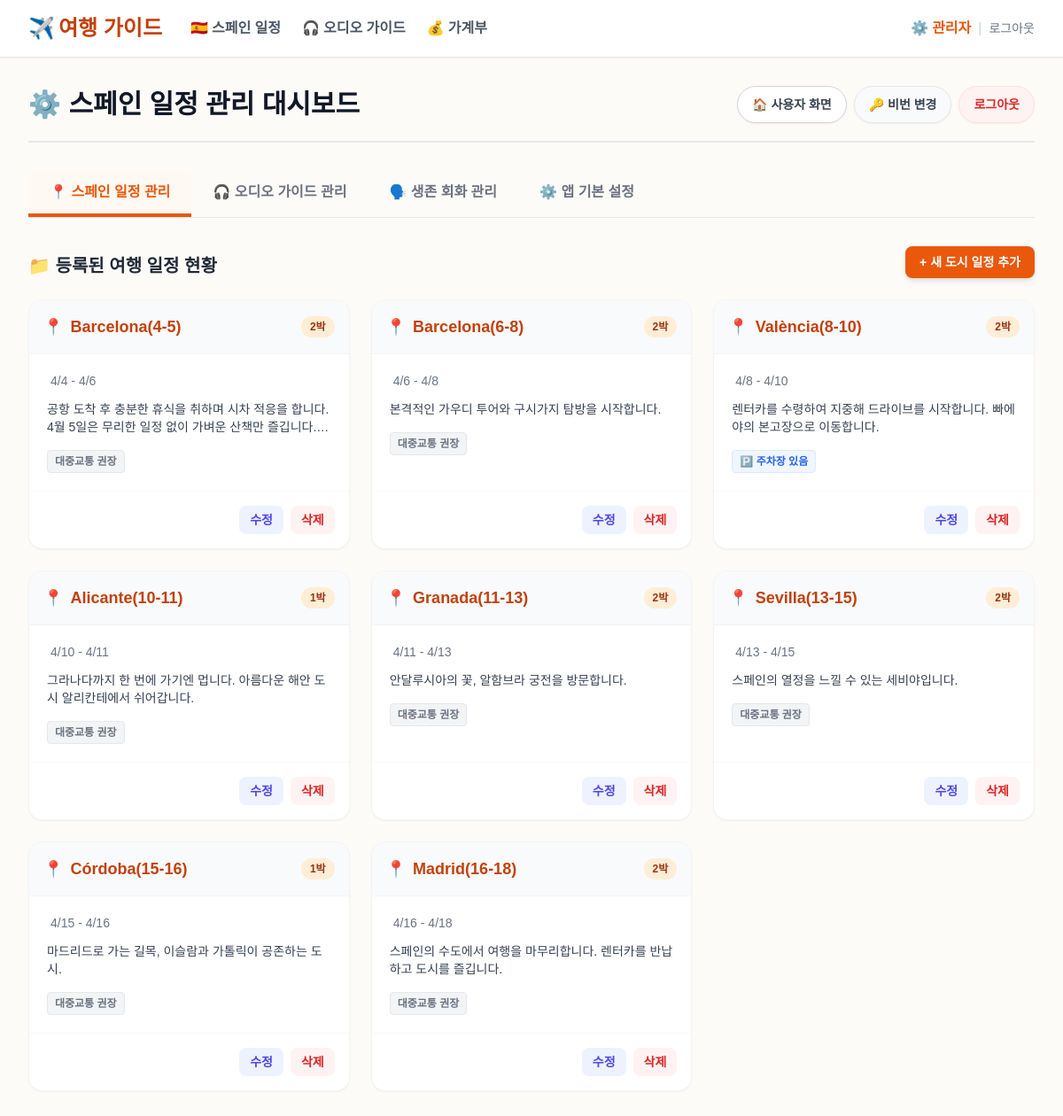
The app's page /admin/dashboard (signed in) with its own data.
### app.py (models this page shows, shortened)
class Itinerary(db.Model):
    id = db.Column(db.String(50), primary_key=True)
    city = db.Column(db.String(100), nullable=False)
    period = db.Column(db.String(50), nullable=False)
    nights = db.Column(db.String(20), nullable=False)
    desc = db.Column(db.Text, nullable=True)
    tips = db.Column(db.Text, nullable=True)
    stay = db.Column(db.Text, nullable=True)
    hasParking = db.Column(db.Boolean, default=False)
    routeText = db.Column(db.Text, nullable=True)
    mapLink = db.Column(db.String(500), nullable=True)
    mapIframe = db.Column(db.Text, nullable=True)
    routeText2 = db.Column(db.Text, nullable=True)
    mapLink2 = db.Column(db.String(500), nullable=True)
    mapIframe2 = db.Column(db.Text, nullable=True)
    parkingInfo = db.Column(db.Text, nullable=True)
    foodRecs = db.Column(db.Text, nullable=True)
    under10 = db.Column(db.Text, nullable=True)
    spotRecs = db.Column(db.Text, nullable=True)
    shoppingRecs = db.Column(db.Text, nullable=True)
    schedule_json = db.Column(db.Text, nullable=True)
    photos_json = db.Column(db.Text, nullable=True)

### app.py (the view)
@app.route('/admin/dashboard')
@login_required
def admin_dashboard():
    itineraries = Itinerary.query.all()
    return render_template('admin_dashboard.html', itineraries=itineraries)

### app.py (called while the page is built)
@login_manager.user_loader
def load_user(user_id):
    return Admin.query.get(int(user_id))

### templates/admin_dashboard.html (shortened to what this page needs)
{% extends "base.html" %}
{% block content %}
<div class="max-w-7xl mx-auto px-4 sm:px-6 lg:px-8 mt-8">
    <div class="flex flex-col sm:flex-row justify-between items-start sm:items-center border-b-2 border-gray-200 pb-5 mb-8 gap-4">
        <h2 class="text-2xl md:text-3xl font-extrabold text-gray-900 flex items-center gap-2">
            <span>⚙️</span> 스페인 일정 관리 대시보드
        </h2>
        <div class="flex items-center gap-2">
            <a href="/" class="bg-white border border-gray-300 text-gray-700 hover:bg-gray-50 px-4 py-2.5 rounded-full text-sm font-bold transition-colors shadow-sm hidden sm:block">
                🏠 사용자 화면
            </a>
            <button onclick="openPasswordModal()" class="bg-gray-50 text-gray-700 border border-gray-200 hover:bg-gray-100 px-4 py-2.5 rounded-full text-sm font-bold transition-colors shadow-sm">
                🔑 비번 변경
            </button>
            <a href="{{ url_for('admin_logout') }}" class="bg-red-50 text-red-600 border border-red-100 hover:bg-red-100 px-4 py-2.5 rounded-full text-sm font-bold transition-colors shadow-sm">
                로그아웃
            </a>
        </div>
    </div>
    <div class="flex border-b border-gray-200 mb-8">
        <a href="/admin/dashboard" class="py-3 px-6 text-orange-600 border-b-4 border-orange-600 font-extrabold bg-orange-50/50 rounded-t-lg">
            📍 스페인 일정 관리
        </a>
        <a href="/admin/audio" class="py-3 px-6 text-gray-500 font-bold hover:text-blue-600 transition-colors">
            🎧 오디오 가이드 관리
        </a>
        <a href="/admin/phrase" class="py-3 px-6 text-gray-500 font-bold hover:text-indigo-600 transition-colors whitespace-nowrap">
        🗣️ 생존 회화 관리
        </a>
		<a href="/admin/settings" class="py-3 px-6 text-gray-500 font-bold hover:text-indigo-600 transition-colors whitespace-nowrap">⚙️ 앱 기본 설정</a>
    </div>
    <div class="mb-6 flex justify-between items-end">
        <h4 class="text-xl font-bold text-gray-800">📁 등록된 여행 일정 현황</h4>
        <button onclick="openItineraryModal()" class="bg-orange-600 hover:bg-orange-700 text-white px-4 py-2 rounded-lg text-sm font-bold shadow-md transition-colors">
            + 새 도시 일정 추가
        </button>
    </div>
    <div class="grid grid-cols-1 md:grid-cols-2 lg:grid-cols-3 gap-6 mb-16">
        {% for item in itineraries %}
        <div class="bg-white rounded-2xl shadow-sm border border-gray-100 hover:shadow-lg transition-shadow duration-300 overflow-hidden flex flex-col">
            <div class="bg-gray-50 border-b border-gray-100 p-4 flex justify-between items-center">
                <div class="font-extrabold text-lg text-orange-700 flex items-center gap-2">
                    <span>📍</span> {{ item.city }}
                </div>
                <span class="bg-orange-100 text-orange-800 text-xs px-2.5 py-1 rounded-full font-bold">
                    {{ item.nights }}
                </span>
            </div>
            <div class="p-5 flex-1">
                <p class="text-sm font-medium text-gray-500 mb-3">
                     {{ item.period }}
                </p>
                <div class="text-sm text-gray-700 line-clamp-2 mb-4">
                    {{ item.desc | safe }}
                </div>
                <div class="flex items-center gap-2 text-xs font-bold">
                    {% if item.hasParking %}
                        <span class="bg-blue-50 text-blue-600 px-2 py-1 rounded border border-blue-100">🅿️ 주차장 있음</span>
                    {% else %}
                        <span class="bg-gray-100 text-gray-500 px-2 py-1 rounded border border-gray-200">대중교통 권장</span>
                    {% endif %}
                </div>
            </div>
            <div class="p-4 border-t border-gray-50 bg-white flex justify-end gap-2">
                <button onclick="openEditModal('{{ item.id }}')" class="text-indigo-600 bg-indigo-50 hover:bg-indigo-100 px-3 py-1.5 rounded-lg text-sm font-bold transition-colors">
                    수정
                </button>
                <a href="/admin/delete_itinerary/{{ item.id }}" onclick="return confirm('{{ item.city }} 일정을 정말 삭제하시겠습니까?')" class="text-red-600 bg-red-50 hover:bg-red-100 px-3 py-1.5 rounded-lg text-sm font-bold transition-colors">
                    삭제
                </a>
            </div>
        </div>
        {% else %}
        <div class="col-span-full bg-gray-50 rounded-2xl border-2 border-dashed border-gray-300 p-10 text-center">
            <p class="text-gray-500 font-medium mb-2">등록된 여행 일정이 없습니다.</p>
            <p class="text-sm text-gray-400">우측 상단의 '새 도시 일정 추가' 버튼을 눌러 일정을 등록해 보세요.</p>
        </div>
        {% endfor %}
    </div>
</div>
{% endblock %}

### records on screen
Itinerary: city "Barcelona(4-5)", nights "2박", period "4/4 - 4/6", desc "공항 도착 후 충분한 휴식을 취하며 시차 적응을 합니다. 4월 5일은 무리한 일정 없이 가벼운 산책만 즐깁니다.", hasParking "대중교통 권장"
Itinerary: city "Barcelona(6-8)", nights "2박", period "4/6 - 4/8", desc "본격적인 가우디 투어와 구시가지 탐방을 시작합니다.", hasParking "대중교통 권장"
Itinerary: city "València(8-10)", nights "2박", period "4/8 - 4/10", desc "렌터카를 수령하여 지중해 드라이브를 시작합니다. 빠에야의 본고장으로 이동합니다.", hasParking "🅿️ 주차장 있음"
Itinerary: city "Alicante(10-11)", nights "1박", period "4/10 - 4/11", desc "그라나다까지 한 번에 가기엔 멉니다. 아름다운 해안 도시 알리칸테에서 쉬어갑니다.", hasParking "대중교통 권장"
Itinerary: city "Granada(11-13)", nights "2박", period "4/11 - 4/13", desc "안달루시아의 꽃, 알함브라 궁전을 방문합니다.", hasParking "대중교통 권장"
Itinerary: city "Sevilla(13-15)", nights "2박", period "4/13 - 4/15", desc "스페인의 열정을 느낄 수 있는 세비야입니다.", hasParking "대중교통 권장"
Itinerary: city "Córdoba(15-16)", nights "1박", period "4/15 - 4/16", desc "마드리드로 가는 길목, 이슬람과 가톨릭이 공존하는 도시.", hasParking "대중교통 권장"
Itinerary: city "Madrid(16-18)", nights "2박", period "4/16 - 4/18", desc "스페인의 수도에서 여행을 마무리합니다. 렌터카를 반납하고 도시를 즐깁니다.", hasParking "대중교통 권장"
